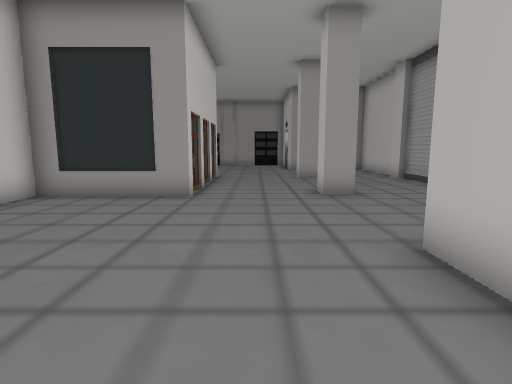
[1] (above)

12 first-person views from a walk through a Unity game level. The camera is 1.2 m above the floor, tilts 8° down and sees 80° across. The floor is counted in squares, 1 m on a side. Each view is taken from the middle of a square. On the plan, view 1 faces up. The plan holds only what a view shows up to about 13 squares ahead; the rest is blank. The place goes on beyond the plan.

[2]
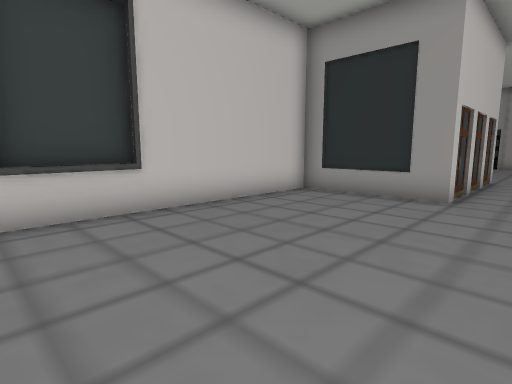

[3]
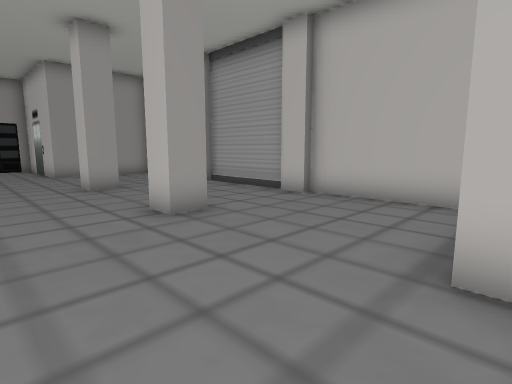

[4]
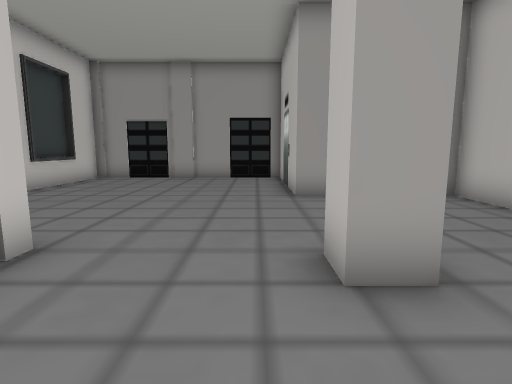

[5]
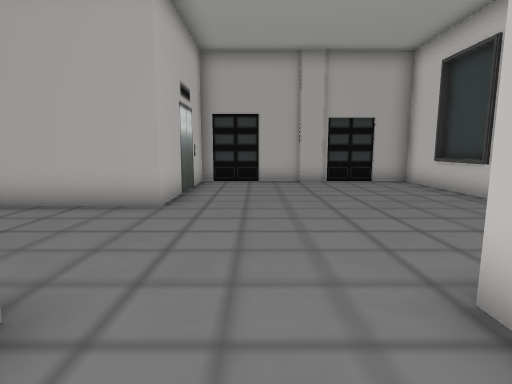

[6]
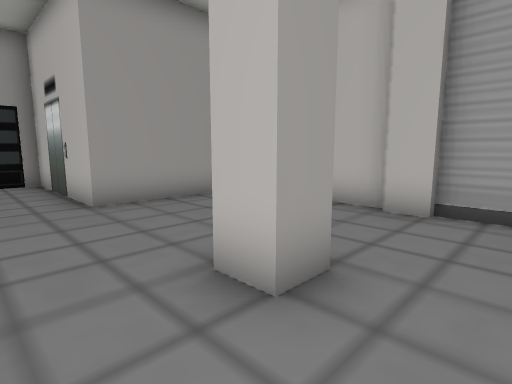

[7]
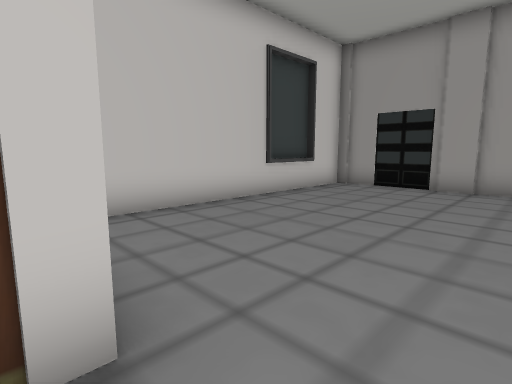

[8]
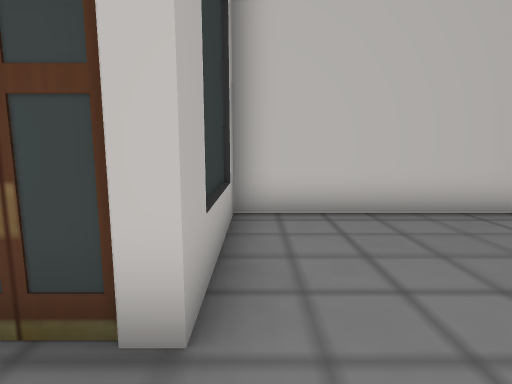

[9]
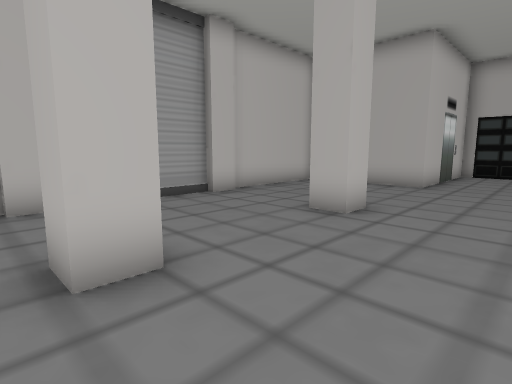

[10]
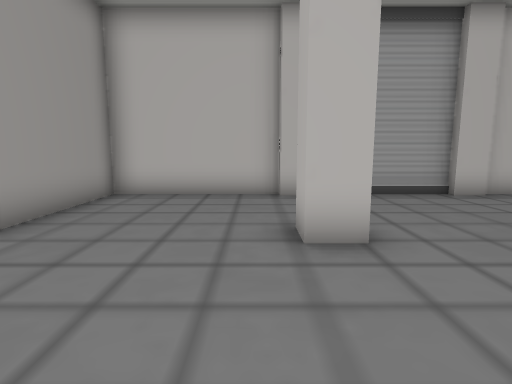

[11]
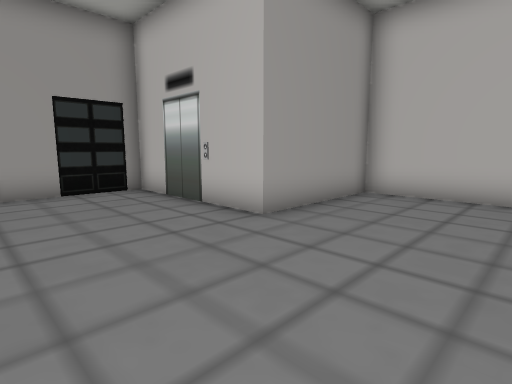

[12]
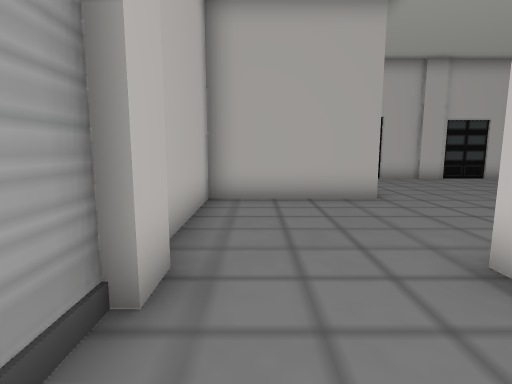

### Floor plan
Points are (right, up) in squares from view 1. A wall is a line through its corners. A room is listed if a view was taken in it or the views show most of it. See-through windows are left out.
Room 1 (views 1, 2, 3, 4, 5, 6, 7, 8, 9, 10, 11, 12)
walls: (2.6, 12.6) (1.8, 12.6) (1.8, 13.4) (2.6, 13.4); (5.9, 7.9) (5.9, 8.8); (6.2, 8.8) (6.2, 12.6); (5.9, 12.5) (5.9, 13.5); (6.2, 13.4) (6.2, 17.8) (2, 17.8) (2, 22.9) (-5.8, 22.9); (-2.5, -1.3) (-1.5, -1.3); (-1.6, -1.6) (2, -1.6) (2, 3.6) (6.2, 3.6) (6.2, 8); (-5.7, 22.5) (-5.7, 13.6) (-1.7, 13.6) (-1.7, 7.8) (-5.7, 7.8) (-5.7, -1.6) (-2.5, -1.6)

Where each view was taken, in squares from view 1:
view 1: 0 up, 0 right, facing up
view 2: 0 up, 0 right, facing up-left
view 3: 3 up, 1 left, facing up-right
view 4: 10 up, 1 right, facing up
view 5: 10 up, 0 right, facing down
view 6: 11 up, 0 right, facing up-right
view 7: 13 up, 0 right, facing up-left
view 8: 14 up, 0 right, facing left
view 9: 14 up, 1 left, facing down-right
view 10: 14 up, 2 left, facing right
view 11: 14 up, 2 left, facing up-right
view 12: 11 up, 5 right, facing down
